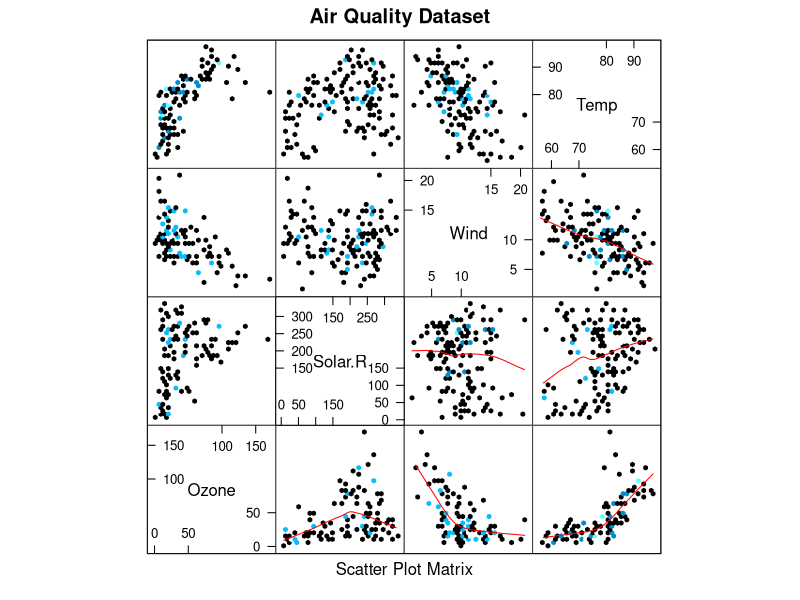

R code for this plot:
## ---- chunk 1
library(lattice)
library(hexbin)
data(airquality)
splom(airquality[,seq(1:4)],
      pch=19,
      panel=panel.hexbinplot,
      colramp=BTC,
      main="Air Quality Dataset",
      lower.panel = function(x, y, ...){
          panel.hexbinplot(x, y, ...)
          panel.loess(x, y, ..., col = 'red')
      })
